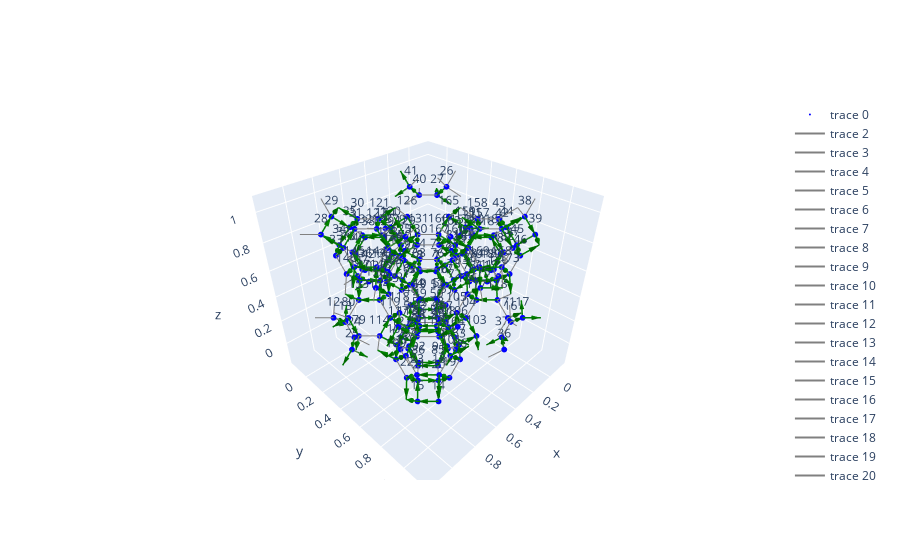

Here is the notebook cell this chart was saved with:
### Code cell
from genice3.genice import GenIce3
from genice3.plugin import UnitCell, Exporter

genice = GenIce3(unitcell=UnitCell("xFAU", rep=1))
Exporter("plotly").figure(genice, type="fixed").show()
